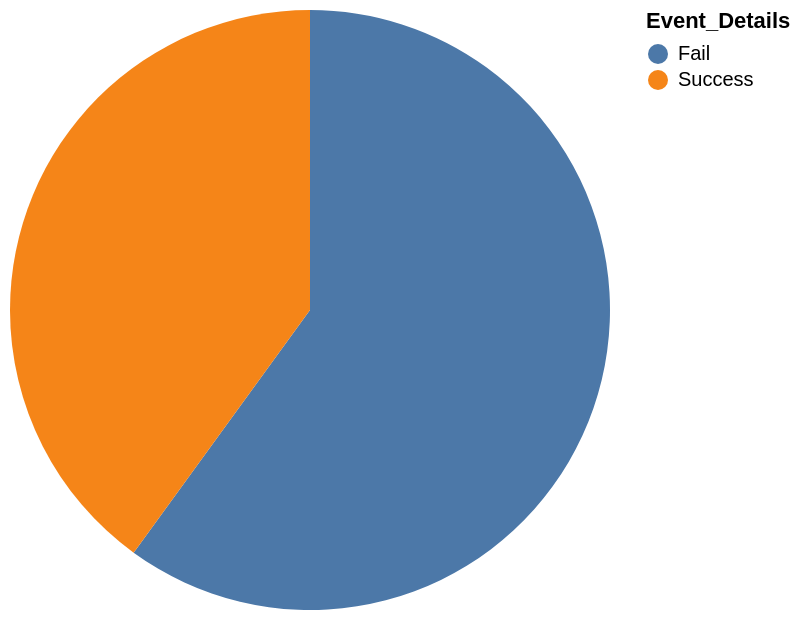

This figure's Vega-Lite source:
### Vega-Lite specification from a JSON file in a GitHub repository (floating-point values rounded to 4 significant figures)
{"data": {"values": [{"x_data": "Fail", "y_data": 3}, {"x_data": "Success", "y_data": 2}]}, "mark": "arc", "encoding": {"theta": {"field": "y_data", "type": "quantitative", "title": "COUNT(Event_Details)"}, "color": {"field": "x_data", "type": "nominal", "title": "Event_Details"}}}
